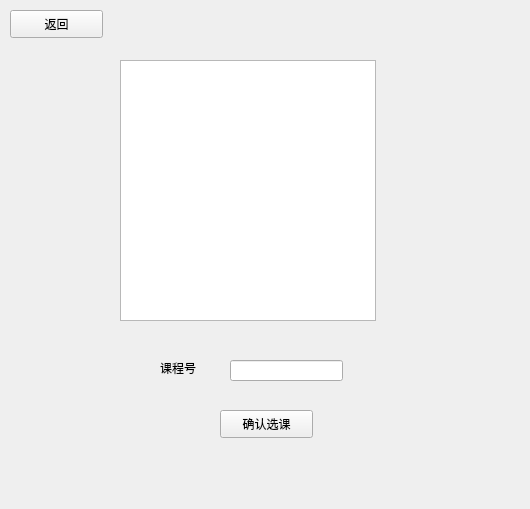
<?xml version="1.0" encoding="UTF-8"?>
<ui version="4.0">
 <class>stu_choose</class>
 <widget class="QWidget" name="stu_choose">
  <property name="geometry">
   <rect>
    <x>0</x>
    <y>0</y>
    <width>530</width>
    <height>509</height>
   </rect>
  </property>
  <property name="windowTitle">
   <string>Form</string>
  </property>
  <widget class="QPushButton" name="pushButton_2">
   <property name="geometry">
    <rect>
     <x>220</x>
     <y>410</y>
     <width>93</width>
     <height>28</height>
    </rect>
   </property>
   <property name="text">
    <string>确认选课</string>
   </property>
  </widget>
  <widget class="QLabel" name="label">
   <property name="geometry">
    <rect>
     <x>160</x>
     <y>360</y>
     <width>72</width>
     <height>15</height>
    </rect>
   </property>
   <property name="text">
    <string>课程号</string>
   </property>
  </widget>
  <widget class="QLineEdit" name="lineEdit">
   <property name="geometry">
    <rect>
     <x>230</x>
     <y>360</y>
     <width>113</width>
     <height>21</height>
    </rect>
   </property>
  </widget>
  <widget class="QTextBrowser" name="textBrowser">
   <property name="geometry">
    <rect>
     <x>120</x>
     <y>60</y>
     <width>256</width>
     <height>261</height>
    </rect>
   </property>
  </widget>
  <widget class="QPushButton" name="pushButton">
   <property name="geometry">
    <rect>
     <x>10</x>
     <y>10</y>
     <width>93</width>
     <height>28</height>
    </rect>
   </property>
   <property name="text">
    <string>返回</string>
   </property>
  </widget>
 </widget>
 <resources/>
 <connections/>
</ui>
